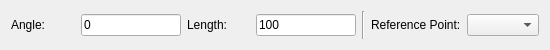
<?xml version="1.0" encoding="UTF-8"?>
<ui version="4.0">
 <class>LineAngle</class>
 <widget class="QWidget" name="LineAngle">
  <property name="geometry">
   <rect>
    <x>0</x>
    <y>0</y>
    <width>550</width>
    <height>50</height>
   </rect>
  </property>
  <layout class="QHBoxLayout">
   <item>
    <widget class="QLabel" name="AngleLabel">
     <property name="toolTip">
      <string>Line angle</string>
     </property>
     <property name="text">
      <string>Angle:</string>
     </property>
     <property name="buddy">
      <cstring>Angle</cstring>
     </property>
     <property name="Shortcut" stdset="0">
      <string>,, A</string>
     </property>
    </widget>
   </item>
   <item>
    <widget class="RMathLineEdit" name="Angle">
     <property name="maximumSize">
      <size>
       <width>100</width>
       <height>16777215</height>
      </size>
     </property>
     <property name="text">
      <string notr="true">0</string>
     </property>
     <property name="angle" stdset="0">
      <bool>true</bool>
     </property>
    </widget>
   </item>
   <item>
    <widget class="QLabel" name="LengthLabel">
     <property name="toolTip">
      <string>Line length</string>
     </property>
     <property name="text">
      <string>Length:</string>
     </property>
     <property name="buddy">
      <cstring>Length</cstring>
     </property>
     <property name="Shortcut" stdset="0">
      <string>,, L</string>
     </property>
    </widget>
   </item>
   <item>
    <widget class="RMathLineEdit" name="Length">
     <property name="maximumSize">
      <size>
       <width>100</width>
       <height>16777215</height>
      </size>
     </property>
     <property name="text">
      <string notr="true">100</string>
     </property>
    </widget>
   </item>
   <item>
    <widget class="Line" name="line">
     <property name="orientation">
      <enum>Qt::Vertical</enum>
     </property>
    </widget>
   </item>
   <item>
    <widget class="QLabel" name="ReferencePointLabel">
     <property name="text">
      <string>Reference Point:</string>
     </property>
     <property name="buddy">
      <cstring>ReferencePoint</cstring>
     </property>
     <property name="Shortcut" stdset="0">
      <string>,, P</string>
     </property>
    </widget>
   </item>
   <item>
    <widget class="QComboBox" name="ReferencePoint"/>
   </item>
  </layout>
 </widget>
 <customwidgets>
  <customwidget>
   <class>RMathLineEdit</class>
   <extends>QLineEdit</extends>
   <header>RMathLineEdit.h</header>
  </customwidget>
 </customwidgets>
 <resources/>
 <connections/>
</ui>
